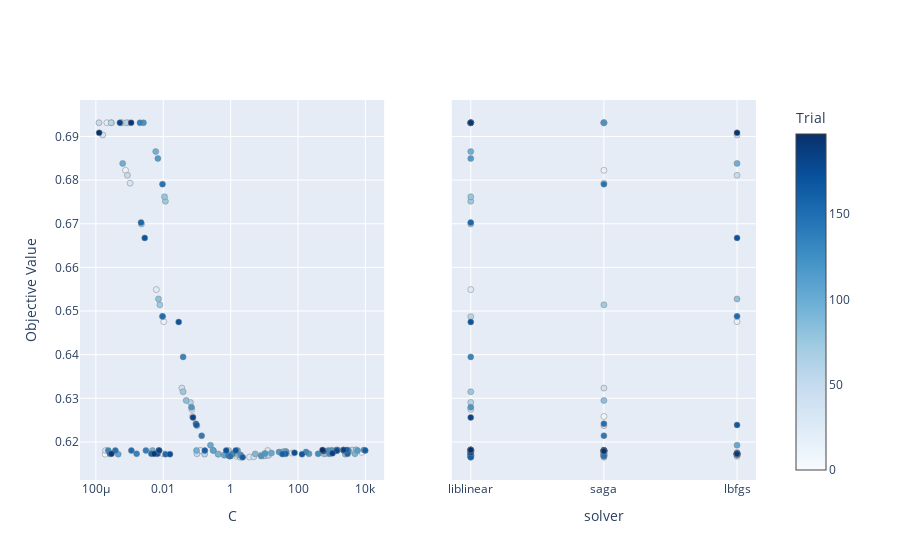

Write notebook code for a chart like this one.
### Code cell
fig=optuna.visualization.plot_slice(study_best_features, params=["C", "solver"])
fig.update_layout(title="")

### Figure 1 — Plotly figure (JSON) as saved in the notebook; plotly's stock layout.template omitted (floating-point values rounded to 4 significant figures; data arrays with more than 128 entries replaced by an {"elided": "..."} marker saying what was removed)
{"data": [{"marker": {"color": {"elided": "151 int values"}, "colorbar": {"title": {"text": "Trial"}, "x": 1, "xpad": 40}, "colorscale": [[0, "rgb(247,251,255)"], [0.125, "rgb(222,235,247)"], [0.25, "rgb(198,219,239)"], [0.375, "rgb(158,202,225)"], [0.5, "rgb(107,174,214)"], [0.625, "rgb(66,146,198)"], [0.75, "rgb(33,113,181)"], [0.875, "rgb(8,81,156)"], [1, "rgb(8,48,107)"]], "line": {"color": "Grey", "width": 0.5}, "showscale": true}, "mode": "markers", "name": "Feasible Trial", "showlegend": false, "type": "scatter", "x": {"elided": "151 float values"}, "xaxis": "x", "y": {"elided": "151 float values"}, "yaxis": "y"}, {"marker": {"color": {"elided": "151 int values"}, "colorbar": {"title": {"text": "Trial"}, "x": 1, "xpad": 40}, "colorscale": [[0, "rgb(247,251,255)"], [0.125, "rgb(222,235,247)"], [0.25, "rgb(198,219,239)"], [0.375, "rgb(158,202,225)"], [0.5, "rgb(107,174,214)"], [0.625, "rgb(66,146,198)"], [0.75, "rgb(33,113,181)"], [0.875, "rgb(8,81,156)"], [1, "rgb(8,48,107)"]], "line": {"color": "Grey", "width": 0.5}, "showscale": false}, "mode": "markers", "name": "Feasible Trial", "showlegend": false, "type": "scatter", "x": {"elided": "151 str values"}, "xaxis": "x2", "y": {"elided": "151 float values"}, "yaxis": "y2"}], "layout": {"title": {"text": ""}, "xaxis": {"anchor": "y", "domain": [0, 0.45], "title": {"text": "C"}, "type": "log"}, "xaxis2": {"anchor": "y2", "categoryarray": ["liblinear", "saga", "lbfgs"], "categoryorder": "array", "domain": [0.55, 1], "title": {"text": "solver"}, "type": "category"}, "yaxis": {"anchor": "x", "domain": [0, 1], "title": {"text": "Objective Value"}}, "yaxis2": {"anchor": "x2", "domain": [0, 1], "matches": "y", "showticklabels": false}}}
